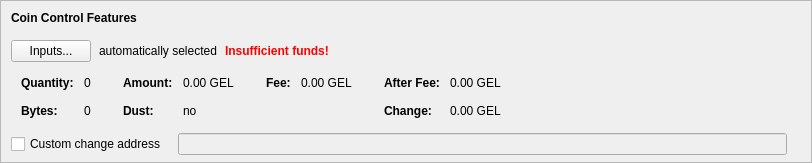
    <widget class="QFrame" name="frameCoinControl">
     <property name="sizePolicy">
      <sizepolicy hsizetype="Expanding" vsizetype="Expanding">
       <horstretch>0</horstretch>
       <verstretch>0</verstretch>
      </sizepolicy>
     </property>
     <property name="maximumSize">
      <size>
       <width>16777215</width>
       <height>16777215</height>
      </size>
     </property>
     <property name="frameShape">
      <enum>QFrame::StyledPanel</enum>
     </property>
     <property name="frameShadow">
      <enum>QFrame::Sunken</enum>
     </property>
     <layout class="QVBoxLayout" name="verticalLayoutCoinControl2">
      <property name="spacing">
       <number>0</number>
      </property>
      <property name="leftMargin">
       <number>0</number>
      </property>
      <property name="topMargin">
       <number>0</number>
      </property>
      <property name="rightMargin">
       <number>0</number>
      </property>
      <property name="bottomMargin">
       <number>6</number>
      </property>
      <item>
       <layout class="QVBoxLayout" name="verticalLayoutCoinControl" stretch="0,0,0,0,1">
        <property name="spacing">
         <number>0</number>
        </property>
        <property name="leftMargin">
         <number>10</number>
        </property>
        <property name="topMargin">
         <number>10</number>
        </property>
        <item>
         <layout class="QHBoxLayout" name="horizontalLayoutCoinControl1">
          <property name="bottomMargin">
           <number>15</number>
          </property>
          <item>
           <widget class="QLabel" name="labelCoinControlFeatures">
            <property name="sizePolicy">
             <sizepolicy hsizetype="Preferred" vsizetype="Maximum">
              <horstretch>0</horstretch>
              <verstretch>0</verstretch>
             </sizepolicy>
            </property>
            <property name="font">
             <font>
              <weight>75</weight>
              <bold>true</bold>
             </font>
            </property>
            <property name="styleSheet">
             <string notr="true">font-weight:bold;</string>
            </property>
            <property name="text">
             <string>Coin Control Features</string>
            </property>
           </widget>
          </item>
         </layout>
        </item>
        <item>
         <layout class="QHBoxLayout" name="horizontalLayoutCoinControl2" stretch="0,0,0,0">
          <property name="spacing">
           <number>8</number>
          </property>
          <property name="bottomMargin">
           <number>10</number>
          </property>
          <item>
           <widget class="QPushButton" name="pushButtonCoinControl">
            <property name="styleSheet">
             <string notr="true"/>
            </property>
            <property name="text">
             <string>Inputs...</string>
            </property>
            <property name="autoDefault">
             <bool>false</bool>
            </property>
           </widget>
          </item>
          <item>
           <widget class="QLabel" name="labelCoinControlAutomaticallySelected">
            <property name="text">
             <string>automatically selected</string>
            </property>
            <property name="margin">
             <number>5</number>
            </property>
           </widget>
          </item>
          <item>
           <widget class="QLabel" name="labelCoinControlInsuffFunds">
            <property name="font">
             <font>
              <weight>75</weight>
              <bold>true</bold>
             </font>
            </property>
            <property name="styleSheet">
             <string notr="true">color:red;font-weight:bold;</string>
            </property>
            <property name="text">
             <string>Insufficient funds!</string>
            </property>
            <property name="margin">
             <number>5</number>
            </property>
           </widget>
          </item>
          <item>
           <spacer name="horizontalSpacerCoinControl">
            <property name="orientation">
             <enum>Qt::Horizontal</enum>
            </property>
            <property name="sizeHint" stdset="0">
             <size>
              <width>40</width>
              <height>1</height>
             </size>
            </property>
           </spacer>
          </item>
         </layout>
        </item>
        <item>
         <widget class="QWidget" name="widgetCoinControl" native="true">
          <property name="sizePolicy">
           <sizepolicy hsizetype="Preferred" vsizetype="Preferred">
            <horstretch>0</horstretch>
            <verstretch>0</verstretch>
           </sizepolicy>
          </property>
          <property name="minimumSize">
           <size>
            <width>0</width>
            <height>0</height>
           </size>
          </property>
          <property name="styleSheet">
           <string notr="true"/>
          </property>
          <layout class="QHBoxLayout" name="horizontalLayoutCoinControl5">
           <property name="leftMargin">
            <number>0</number>
           </property>
           <property name="topMargin">
            <number>0</number>
           </property>
           <property name="rightMargin">
            <number>0</number>
           </property>
           <property name="bottomMargin">
            <number>0</number>
           </property>
           <item>
            <layout class="QHBoxLayout" name="horizontalLayoutCoinControl3" stretch="0,0,0,1">
             <property name="spacing">
              <number>20</number>
             </property>
             <property name="topMargin">
              <number>0</number>
             </property>
             <property name="bottomMargin">
              <number>10</number>
             </property>
             <item>
              <layout class="QFormLayout" name="formLayoutCoinControl1">
               <property name="horizontalSpacing">
                <number>10</number>
               </property>
               <property name="verticalSpacing">
                <number>14</number>
               </property>
               <property name="leftMargin">
                <number>10</number>
               </property>
               <property name="topMargin">
                <number>4</number>
               </property>
               <property name="rightMargin">
                <number>6</number>
               </property>
               <item row="0" column="0">
                <widget class="QLabel" name="labelCoinControlQuantityText">
                 <property name="font">
                  <font>
                   <weight>75</weight>
                   <bold>true</bold>
                  </font>
                 </property>
                 <property name="text">
                  <string>Quantity:</string>
                 </property>
                 <property name="margin">
                  <number>0</number>
                 </property>
                </widget>
               </item>
               <item row="0" column="1">
                <widget class="QLabel" name="labelCoinControlQuantity">
                 <property name="cursor">
                  <cursorShape>IBeamCursor</cursorShape>
                 </property>
                 <property name="contextMenuPolicy">
                  <enum>Qt::ActionsContextMenu</enum>
                 </property>
                 <property name="text">
                  <string notr="true">0</string>
                 </property>
                 <property name="margin">
                  <number>0</number>
                 </property>
                 <property name="textInteractionFlags">
                  <set>Qt::LinksAccessibleByMouse|Qt::TextSelectableByKeyboard|Qt::TextSelectableByMouse</set>
                 </property>
                </widget>
               </item>
               <item row="1" column="0">
                <widget class="QLabel" name="labelCoinControlBytesText">
                 <property name="font">
                  <font>
                   <weight>75</weight>
                   <bold>true</bold>
                  </font>
                 </property>
                 <property name="text">
                  <string>Bytes:</string>
                 </property>
                </widget>
               </item>
               <item row="1" column="1">
                <widget class="QLabel" name="labelCoinControlBytes">
                 <property name="cursor">
                  <cursorShape>IBeamCursor</cursorShape>
                 </property>
                 <property name="contextMenuPolicy">
                  <enum>Qt::ActionsContextMenu</enum>
                 </property>
                 <property name="text">
                  <string notr="true">0</string>
                 </property>
                 <property name="textInteractionFlags">
                  <set>Qt::LinksAccessibleByMouse|Qt::TextSelectableByKeyboard|Qt::TextSelectableByMouse</set>
                 </property>
                </widget>
               </item>
              </layout>
             </item>
             <item>
              <layout class="QFormLayout" name="formLayoutCoinControl2">
               <property name="horizontalSpacing">
                <number>10</number>
               </property>
               <property name="verticalSpacing">
                <number>14</number>
               </property>
               <property name="leftMargin">
                <number>6</number>
               </property>
               <property name="topMargin">
                <number>4</number>
               </property>
               <property name="rightMargin">
                <number>6</number>
               </property>
               <item row="0" column="0">
                <widget class="QLabel" name="labelCoinControlAmountText">
                 <property name="font">
                  <font>
                   <weight>75</weight>
                   <bold>true</bold>
                  </font>
                 </property>
                 <property name="text">
                  <string>Amount:</string>
                 </property>
                 <property name="margin">
                  <number>0</number>
                 </property>
                </widget>
               </item>
               <item row="0" column="1">
                <widget class="QLabel" name="labelCoinControlAmount">
                 <property name="cursor">
                  <cursorShape>IBeamCursor</cursorShape>
                 </property>
                 <property name="contextMenuPolicy">
                  <enum>Qt::ActionsContextMenu</enum>
                 </property>
                 <property name="text">
                  <string notr="true">0.00 GEL</string>
                 </property>
                 <property name="textInteractionFlags">
                  <set>Qt::LinksAccessibleByMouse|Qt::TextSelectableByKeyboard|Qt::TextSelectableByMouse</set>
                 </property>
                </widget>
               </item>
               <item row="1" column="0">
                <widget class="QLabel" name="labelCoinControlLowOutputText">
                 <property name="font">
                  <font>
                   <weight>75</weight>
                   <bold>true</bold>
                  </font>
                 </property>
                 <property name="text">
                  <string>Dust:</string>
                 </property>
                </widget>
               </item>
               <item row="1" column="1">
                <widget class="QLabel" name="labelCoinControlLowOutput">
                 <property name="cursor">
                  <cursorShape>IBeamCursor</cursorShape>
                 </property>
                 <property name="contextMenuPolicy">
                  <enum>Qt::ActionsContextMenu</enum>
                 </property>
                 <property name="text">
                  <string notr="true">no</string>
                 </property>
                 <property name="textInteractionFlags">
                  <set>Qt::LinksAccessibleByMouse|Qt::TextSelectableByKeyboard|Qt::TextSelectableByMouse</set>
                 </property>
                </widget>
               </item>
              </layout>
             </item>
             <item>
              <layout class="QFormLayout" name="formLayoutCoinControl3">
               <property name="horizontalSpacing">
                <number>10</number>
               </property>
               <property name="verticalSpacing">
                <number>14</number>
               </property>
               <property name="leftMargin">
                <number>6</number>
               </property>
               <property name="topMargin">
                <number>4</number>
               </property>
               <property name="rightMargin">
                <number>6</number>
               </property>
               <item row="0" column="0">
                <widget class="QLabel" name="labelCoinControlFeeText">
                 <property name="font">
                  <font>
                   <weight>75</weight>
                   <bold>true</bold>
                  </font>
                 </property>
                 <property name="text">
                  <string>Fee:</string>
                 </property>
                 <property name="margin">
                  <number>0</number>
                 </property>
                </widget>
               </item>
               <item row="0" column="1">
                <widget class="QLabel" name="labelCoinControlFee">
                 <property name="cursor">
                  <cursorShape>IBeamCursor</cursorShape>
                 </property>
                 <property name="contextMenuPolicy">
                  <enum>Qt::ActionsContextMenu</enum>
                 </property>
                 <property name="text">
                  <string notr="true">0.00 GEL</string>
                 </property>
                 <property name="textInteractionFlags">
                  <set>Qt::LinksAccessibleByMouse|Qt::TextSelectableByKeyboard|Qt::TextSelectableByMouse</set>
                 </property>
                </widget>
               </item>
             </layout>
             </item>
             <item>
              <layout class="QFormLayout" name="formLayoutCoinControl4">
               <property name="horizontalSpacing">
                <number>10</number>
               </property>
               <property name="verticalSpacing">
                <number>14</number>
               </property>
               <property name="leftMargin">
                <number>6</number>
               </property>
               <property name="topMargin">
                <number>4</number>
               </property>
               <property name="rightMargin">
                <number>6</number>
               </property>
               <item row="0" column="0">
                <widget class="QLabel" name="labelCoinControlAfterFeeText">
                 <property name="font">
                  <font>
                   <weight>75</weight>
                   <bold>true</bold>
                  </font>
                 </property>
                 <property name="text">
                  <string>After Fee:</string>
                 </property>
                 <property name="margin">
                  <number>0</number>
                 </property>
                </widget>
               </item>
               <item row="0" column="1">
                <widget class="QLabel" name="labelCoinControlAfterFee">
                 <property name="cursor">
                  <cursorShape>IBeamCursor</cursorShape>
                 </property>
                 <property name="contextMenuPolicy">
                  <enum>Qt::ActionsContextMenu</enum>
                 </property>
                 <property name="text">
                  <string notr="true">0.00 GEL</string>
                 </property>
                 <property name="textInteractionFlags">
                  <set>Qt::LinksAccessibleByMouse|Qt::TextSelectableByKeyboard|Qt::TextSelectableByMouse</set>
                 </property>
                </widget>
               </item>
               <item row="1" column="0">
                <widget class="QLabel" name="labelCoinControlChangeText">
                 <property name="font">
                  <font>
                   <weight>75</weight>
                   <bold>true</bold>
                  </font>
                 </property>
                 <property name="text">
                  <string>Change:</string>
                 </property>
                </widget>
               </item>
               <item row="1" column="1">
                <widget class="QLabel" name="labelCoinControlChange">
                 <property name="cursor">
                  <cursorShape>IBeamCursor</cursorShape>
                 </property>
                 <property name="contextMenuPolicy">
                  <enum>Qt::ActionsContextMenu</enum>
                 </property>
                 <property name="text">
                  <string notr="true">0.00 GEL</string>
                 </property>
                 <property name="textInteractionFlags">
                  <set>Qt::LinksAccessibleByMouse|Qt::TextSelectableByKeyboard|Qt::TextSelectableByMouse</set>
                 </property>
                </widget>
               </item>
              </layout>
             </item>
            </layout>
           </item>
          </layout>
         </widget>
        </item>
        <item>
         <layout class="QHBoxLayout" name="horizontalLayoutCoinControl4" stretch="0,0,0">
          <property name="spacing">
           <number>12</number>
          </property>
          <property name="sizeConstraint">
           <enum>QLayout::SetDefaultConstraint</enum>
          </property>
          <property name="topMargin">
           <number>5</number>
          </property>
          <property name="rightMargin">
           <number>5</number>
          </property>
          <item>
           <widget class="QCheckBox" name="checkBoxCoinControlChange">
            <property name="toolTip">
             <string>If this is activated, but the change address is empty or invalid, change will be sent to a newly generated address.</string>
            </property>
            <property name="text">
             <string>Custom change address</string>
            </property>
           </widget>
          </item>
          <item>
           <widget class="QValidatedLineEdit" name="lineEditCoinControlChange">
            <property name="enabled">
             <bool>false</bool>
            </property>
            <property name="sizePolicy">
             <sizepolicy hsizetype="Expanding" vsizetype="Fixed">
              <horstretch>0</horstretch>
              <verstretch>0</verstretch>
             </sizepolicy>
            </property>
           </widget>
          </item>
          <item>
           <widget class="QLabel" name="labelCoinControlChangeLabel">
            <property name="sizePolicy">
             <sizepolicy hsizetype="Preferred" vsizetype="Expanding">
              <horstretch>0</horstretch>
              <verstretch>0</verstretch>
             </sizepolicy>
            </property>
            <property name="minimumSize">
             <size>
              <width>0</width>
              <height>0</height>
             </size>
            </property>
            <property name="text">
             <string/>
            </property>
            <property name="margin">
             <number>3</number>
            </property>
           </widget>
          </item>
         </layout>
        </item>
        <item>
         <spacer name="verticalSpacerCoinControl">
          <property name="orientation">
           <enum>Qt::Vertical</enum>
          </property>
          <property name="sizeHint" stdset="0">
           <size>
            <width>800</width>
            <height>1</height>
           </size>
          </property>
         </spacer>
        </item>
       </layout>
      </item>
     </layout>
    </widget>
